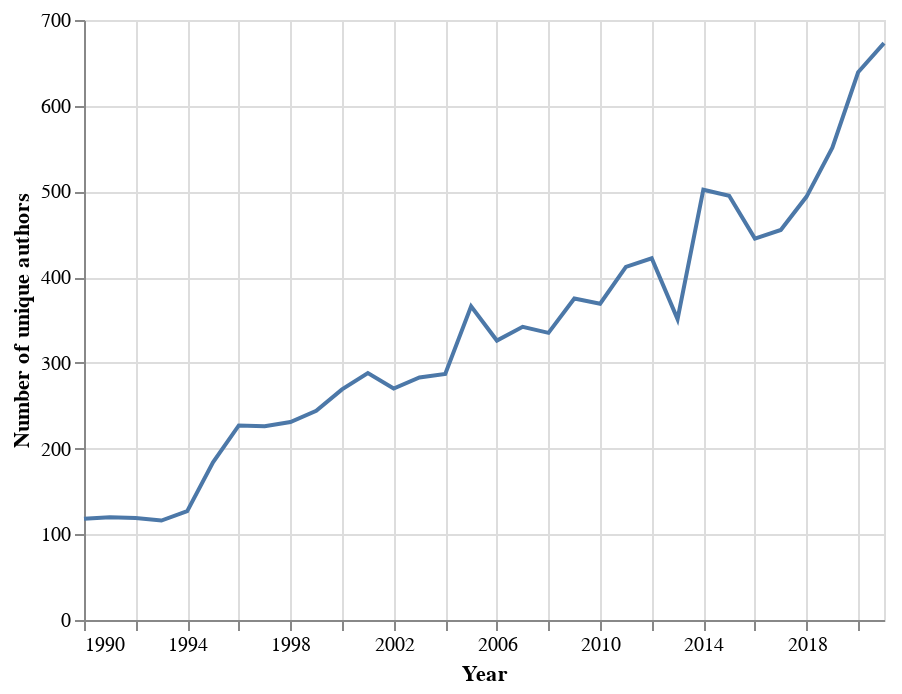

Notebook cell for this chart:
### Code cell
unique_authors = alt.Chart(unique_author_num_df).mark_line().encode(
    x = 'Year',
    y = alt.Y(
        'Number of Unique Authors',
        title = 'Number of unique authors'
    )
)

unique_authors

### Figure 1 — Vega-Lite specification as saved in the notebook (floating-point values rounded to 4 significant figures)
{"config": {"view": {"continuousWidth": 400, "continuousHeight": 300}}, "data": {"name": "data-4ede2a93b1e02636ab017c3e423f7509"}, "mark": "line", "encoding": {"x": {"field": "Year", "type": "temporal"}, "y": {"field": "Number of Unique Authors", "title": "Number of unique authors", "type": "quantitative"}}, "$schema": "https://vega.github.io/schema/vega-lite/v4.17.0.json", "datasets": {"data-4ede2a93b1e02636ab017c3e423f7509": [{"Year": "1990-01-01T00:00:00", "Number of Unique Authors": 118}, {"Year": "1991-01-01T00:00:00", "Number of Unique Authors": 120}, {"Year": "1992-01-01T00:00:00", "Number of Unique Authors": 119}, {"Year": "1993-01-01T00:00:00", "Number of Unique Authors": 116}, {"Year": "1994-01-01T00:00:00", "Number of Unique Authors": 127}, {"Year": "1995-01-01T00:00:00", "Number of Unique Authors": 184}, {"Year": "1996-01-01T00:00:00", "Number of Unique Authors": 227}, {"Year": "1997-01-01T00:00:00", "Number of Unique Authors": 226}, {"Year": "1998-01-01T00:00:00", "Number of Unique Authors": 231}, {"Year": "1999-01-01T00:00:00", "Number of Unique Authors": 244}, {"Year": "2000-01-01T00:00:00", "Number of Unique Authors": 269}, {"Year": "2001-01-01T00:00:00", "Number of Unique Authors": 288}, {"Year": "2002-01-01T00:00:00", "Number of Unique Authors": 270}, {"Year": "2003-01-01T00:00:00", "Number of Unique Authors": 283}, {"Year": "2004-01-01T00:00:00", "Number of Unique Authors": 287}, {"Year": "2005-01-01T00:00:00", "Number of Unique Authors": 366}, {"Year": "2006-01-01T00:00:00", "Number of Unique Authors": 326}, {"Year": "2007-01-01T00:00:00", "Number of Unique Authors": 342}, {"Year": "2008-01-01T00:00:00", "Number of Unique Authors": 335}, {"Year": "2009-01-01T00:00:00", "Number of Unique Authors": 375}, {"Year": "2010-01-01T00:00:00", "Number of Unique Authors": 369}, {"Year": "2011-01-01T00:00:00", "Number of Unique Authors": 412}, {"Year": "2012-01-01T00:00:00", "Number of Unique Authors": 422}, {"Year": "2013-01-01T00:00:00", "Number of Unique Authors": 351}, {"Year": "2014-01-01T00:00:00", "Number of Unique Authors": 502}, {"Year": "2015-01-01T00:00:00", "Number of Unique Authors": 495}, {"Year": "2016-01-01T00:00:00", "Number of Unique Authors": 445}, {"Year": "2017-01-01T00:00:00", "Number of Unique Authors": 455}, {"Year": "2018-01-01T00:00:00", "Number of Unique Authors": 494}, {"Year": "2019-01-01T00:00:00", "Number of Unique Authors": 551}, {"Year": "2020-01-01T00:00:00", "Number of Unique Authors": 639}, {"Year": "2021-01-01T00:00:00", "Number of Unique Authors": 673}]}}
